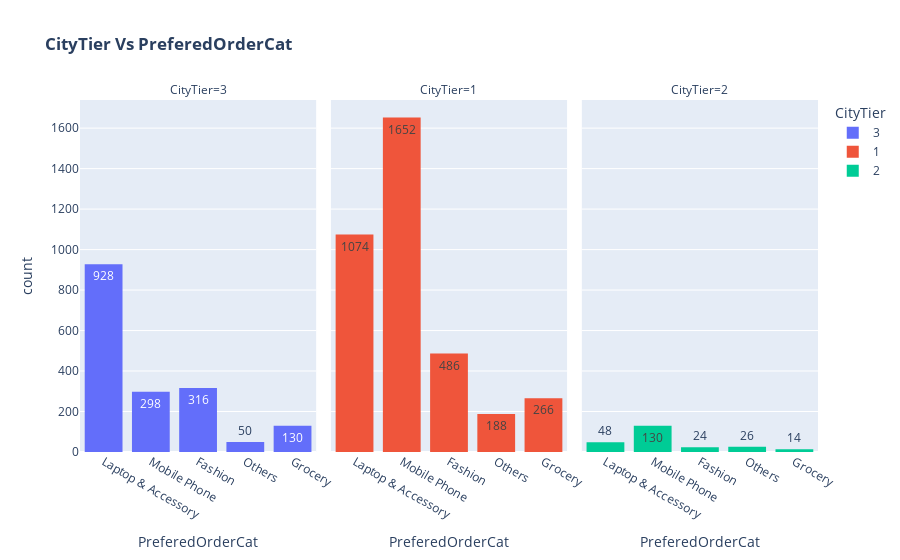

The code cell stored with this chart in its notebook:
### Markdown cell above
### Does different citytiers has different prefered products

### Code cell
import plotly.express as px
# earth_palette = ["#A67C52", "#8F704D", "#B09B71", "#7E786E"]
px.histogram(df,x="PreferedOrderCat",facet_col="CityTier",color="CityTier",text_auto= True , title="<b>"+'CityTier Vs PreferedOrderCat')

### Figure 1 — Plotly figure (JSON) as saved in the notebook; plotly's stock layout.template omitted (floating-point values rounded to 4 significant figures; data arrays with more than 128 entries replaced by an {"elided": "..."} marker saying what was removed)
{"data": [{"alignmentgroup": "True", "bingroup": "x", "hovertemplate": "CityTier=3<br>PreferedOrderCat=%{x}<br>count=%{y}<extra></extra>", "legendgroup": "3", "marker": {"color": "#636efa", "pattern": {"shape": ""}}, "name": "3", "offsetgroup": "3", "orientation": "v", "showlegend": true, "texttemplate": "%{value}", "type": "histogram", "x": {"elided": "1722 str values"}, "xaxis": "x", "yaxis": "y"}, {"alignmentgroup": "True", "bingroup": "x", "hovertemplate": "CityTier=1<br>PreferedOrderCat=%{x}<br>count=%{y}<extra></extra>", "legendgroup": "1", "marker": {"color": "#EF553B", "pattern": {"shape": ""}}, "name": "1", "offsetgroup": "1", "orientation": "v", "showlegend": true, "texttemplate": "%{value}", "type": "histogram", "x": {"elided": "3666 str values"}, "xaxis": "x2", "yaxis": "y2"}, {"alignmentgroup": "True", "bingroup": "x", "hovertemplate": "CityTier=2<br>PreferedOrderCat=%{x}<br>count=%{y}<extra></extra>", "legendgroup": "2", "marker": {"color": "#00cc96", "pattern": {"shape": ""}}, "name": "2", "offsetgroup": "2", "orientation": "v", "showlegend": true, "texttemplate": "%{value}", "type": "histogram", "x": {"elided": "242 str values"}, "xaxis": "x3", "yaxis": "y3"}], "layout": {"annotations": [{"font": {}, "showarrow": false, "text": "CityTier=3", "x": 0.16, "xanchor": "center", "xref": "paper", "y": 1, "yanchor": "bottom", "yref": "paper"}, {"font": {}, "showarrow": false, "text": "CityTier=1", "x": 0.5, "xanchor": "center", "xref": "paper", "y": 1, "yanchor": "bottom", "yref": "paper"}, {"font": {}, "showarrow": false, "text": "CityTier=2", "x": 0.84, "xanchor": "center", "xref": "paper", "y": 1, "yanchor": "bottom", "yref": "paper"}], "barmode": "relative", "legend": {"title": {"text": "CityTier"}, "tracegroupgap": 0}, "title": {"text": "<b>CityTier Vs PreferedOrderCat"}, "xaxis": {"anchor": "y", "domain": [0, 0.32], "title": {"text": "PreferedOrderCat"}}, "xaxis2": {"anchor": "y2", "domain": [0.34, 0.66], "matches": "x", "title": {"text": "PreferedOrderCat"}}, "xaxis3": {"anchor": "y3", "domain": [0.68, 1.0], "matches": "x", "title": {"text": "PreferedOrderCat"}}, "yaxis": {"anchor": "x", "domain": [0, 1], "title": {"text": "count"}}, "yaxis2": {"anchor": "x2", "domain": [0, 1], "matches": "y", "showticklabels": false}, "yaxis3": {"anchor": "x3", "domain": [0, 1], "matches": "y", "showticklabels": false}}}
